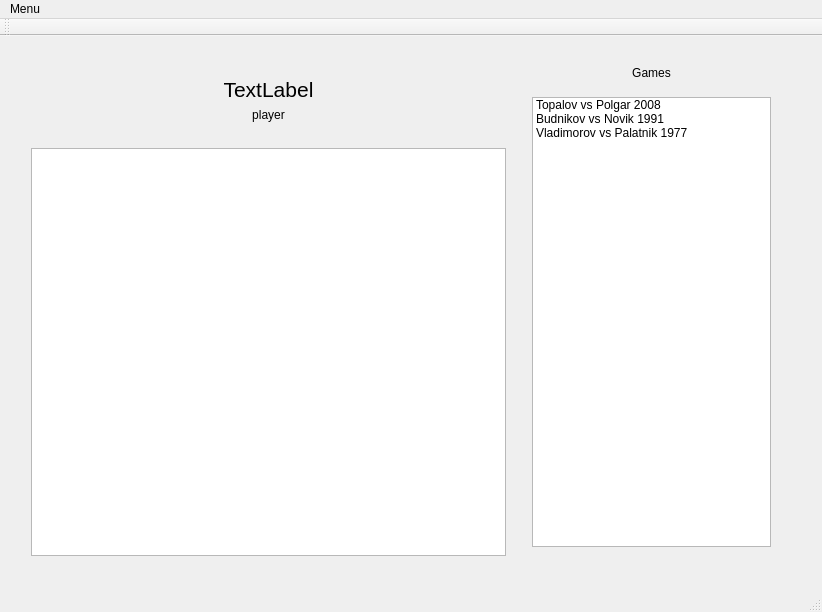
<?xml version="1.0" encoding="UTF-8"?>
<ui version="4.0">
 <class>DisplayClass</class>
 <widget class="QMainWindow" name="DisplayClass">
  <property name="geometry">
   <rect>
    <x>0</x>
    <y>0</y>
    <width>822</width>
    <height>612</height>
   </rect>
  </property>
  <property name="windowTitle">
   <string>Display</string>
  </property>
  <widget class="QWidget" name="centralWidget">
   <widget class="QWidget" name="horizontalLayoutWidget_2">
    <property name="geometry">
     <rect>
      <x>20</x>
      <y>10</y>
      <width>771</width>
      <height>521</height>
     </rect>
    </property>
    <layout class="QHBoxLayout" name="horizontalLayout_2" stretch="2,1">
     <item>
      <layout class="QHBoxLayout" name="horizontalLayout" stretch="0,0">
       <property name="spacing">
        <number>0</number>
       </property>
       <item>
        <layout class="QVBoxLayout" name="verticalLayout_10">
         <item>
          <spacer name="horizontalSpacer_2">
           <property name="orientation">
            <enum>Qt::Horizontal</enum>
           </property>
           <property name="sizeType">
            <enum>QSizePolicy::Expanding</enum>
           </property>
           <property name="sizeHint" stdset="0">
            <size>
             <width>40</width>
             <height>20</height>
            </size>
           </property>
          </spacer>
         </item>
         <item>
          <widget class="QLabel" name="feedBackLabel">
           <property name="font">
            <font>
             <family>Arial</family>
             <pointsize>16</pointsize>
            </font>
           </property>
           <property name="text">
            <string>TextLabel</string>
           </property>
           <property name="alignment">
            <set>Qt::AlignCenter</set>
           </property>
          </widget>
         </item>
         <item>
          <widget class="QLabel" name="currentPlayerLabel">
           <property name="text">
            <string>player</string>
           </property>
           <property name="alignment">
            <set>Qt::AlignCenter</set>
           </property>
          </widget>
         </item>
         <item>
          <spacer name="horizontalSpacer">
           <property name="orientation">
            <enum>Qt::Horizontal</enum>
           </property>
           <property name="sizeType">
            <enum>QSizePolicy::Expanding</enum>
           </property>
           <property name="sizeHint" stdset="0">
            <size>
             <width>40</width>
             <height>20</height>
            </size>
           </property>
          </spacer>
         </item>
         <item>
          <widget class="QGraphicsView" name="graphicsView"/>
         </item>
        </layout>
       </item>
       <item>
        <spacer name="verticalSpacer">
         <property name="orientation">
          <enum>Qt::Vertical</enum>
         </property>
         <property name="sizeType">
          <enum>QSizePolicy::Expanding</enum>
         </property>
         <property name="sizeHint" stdset="0">
          <size>
           <width>20</width>
           <height>40</height>
          </size>
         </property>
        </spacer>
       </item>
      </layout>
     </item>
     <item>
      <layout class="QGridLayout" name="gridLayout_2" rowstretch="0,0,0,0" columnstretch="0">
       <property name="leftMargin">
        <number>0</number>
       </property>
       <property name="topMargin">
        <number>9</number>
       </property>
       <property name="rightMargin">
        <number>9</number>
       </property>
       <property name="bottomMargin">
        <number>9</number>
       </property>
       <property name="horizontalSpacing">
        <number>3</number>
       </property>
       <property name="verticalSpacing">
        <number>17</number>
       </property>
       <item row="0" column="0">
        <layout class="QVBoxLayout" name="verticalLayout_5"/>
       </item>
       <item row="3" column="0">
        <widget class="QListWidget" name="myGameList">
         <item>
          <property name="text">
           <string>Topalov vs Polgar 2008</string>
          </property>
         </item>
         <item>
          <property name="text">
           <string>Budnikov vs Novik 1991</string>
          </property>
         </item>
         <item>
          <property name="text">
           <string>Vladimorov vs Palatnik 1977</string>
          </property>
         </item>
        </widget>
       </item>
       <item row="1" column="0">
        <widget class="QLabel" name="gameListeTitle">
         <property name="text">
          <string>Games</string>
         </property>
         <property name="alignment">
          <set>Qt::AlignCenter</set>
         </property>
        </widget>
       </item>
      </layout>
     </item>
    </layout>
   </widget>
  </widget>
  <widget class="QMenuBar" name="menuBar">
   <property name="geometry">
    <rect>
     <x>0</x>
     <y>0</y>
     <width>822</width>
     <height>21</height>
    </rect>
   </property>
   <widget class="QMenu" name="menuMenu">
    <property name="title">
     <string>Menu</string>
    </property>
    <addaction name="actionExit"/>
   </widget>
   <addaction name="menuMenu"/>
  </widget>
  <widget class="QToolBar" name="mainToolBar">
   <attribute name="toolBarArea">
    <enum>TopToolBarArea</enum>
   </attribute>
   <attribute name="toolBarBreak">
    <bool>false</bool>
   </attribute>
  </widget>
  <widget class="QStatusBar" name="statusBar"/>
  <action name="actionExit">
   <property name="text">
    <string>Exit</string>
   </property>
  </action>
 </widget>
 <layoutdefault spacing="6" margin="11"/>
 <resources>
  <include location="Display.qrc"/>
 </resources>
 <connections/>
</ui>
